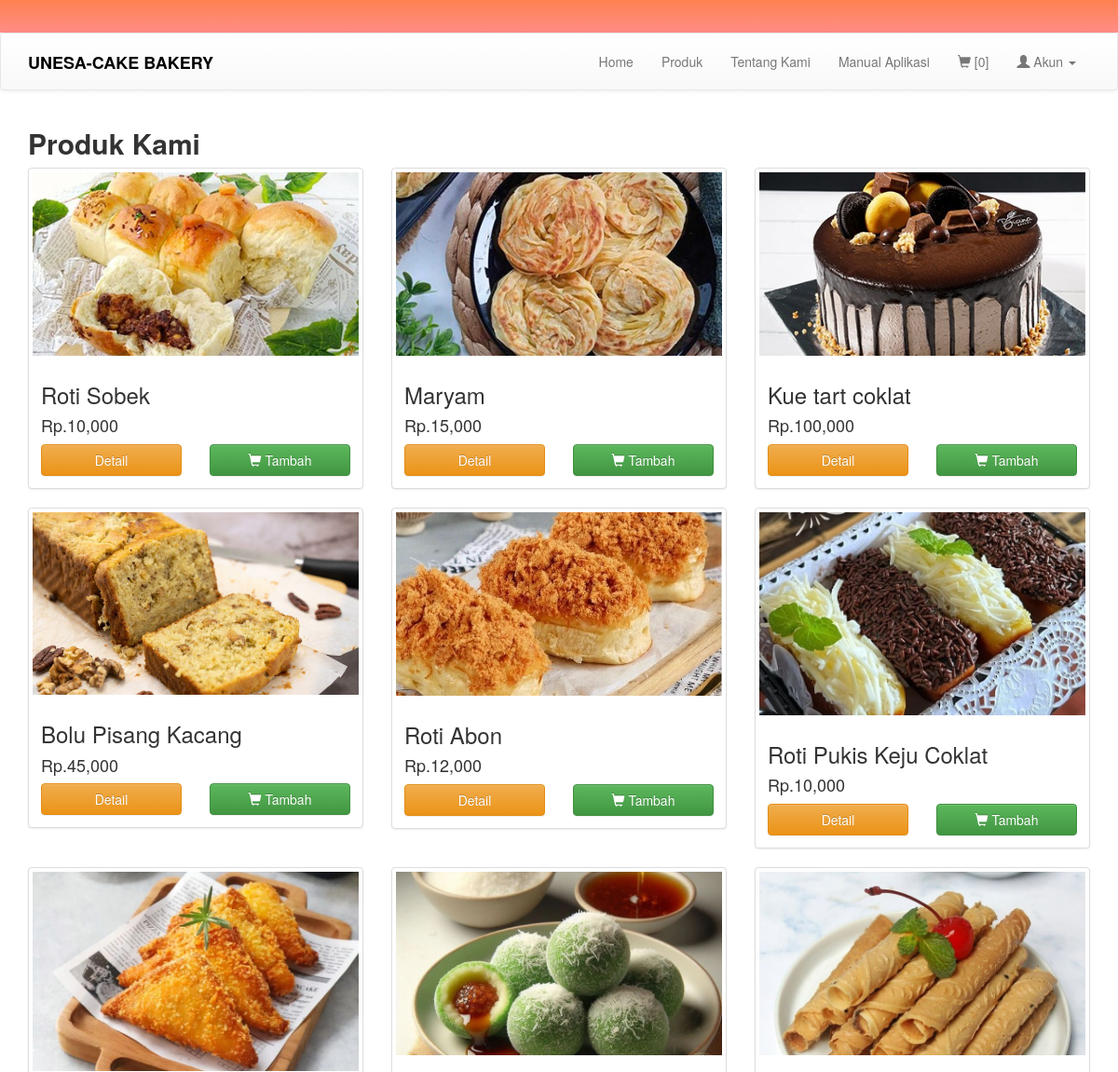
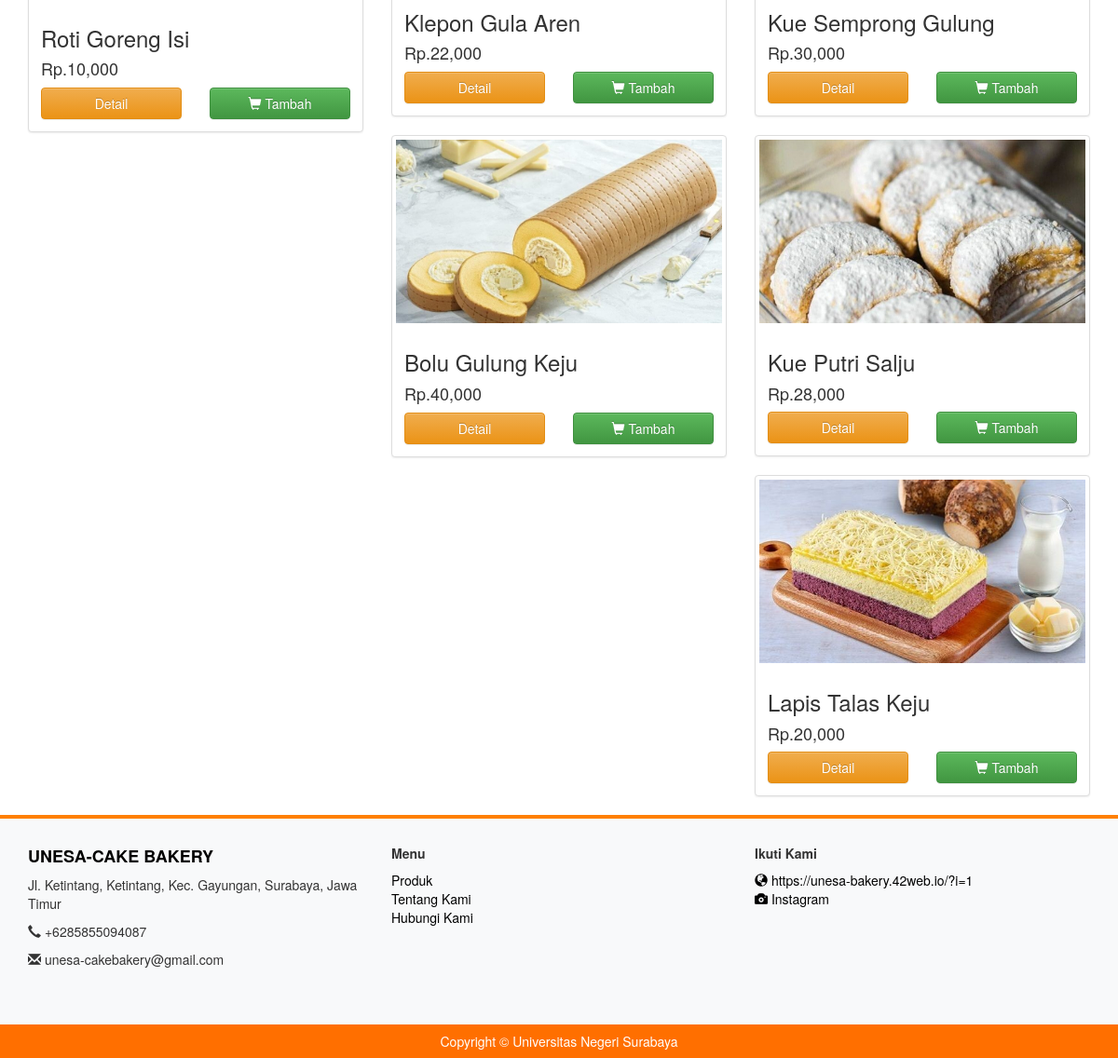
/produk.php, run on the app's committed database (2 pictures, top to bottom).
### tables this page shows
CREATE TABLE `produk` (
  `kode_produk` varchar(100) NOT NULL,
  `nama` varchar(100) NOT NULL,
  `image` text NOT NULL,
  `deskripsi` text NOT NULL,
  `harga` int(11) NOT NULL
);

### produk.php (the view)
<?php
	include 'header.php';
 ?>
<div class="container">
	<h2 style=" width: 100%; border-bottom: 4px solidhsl(21, 100.00%, 50.00%)"><b>Produk Kami</b></h2>
	<div class="row">
		<?php
		$result = mysqli_query($conn, "SELECT * FROM produk");
		while ($row = mysqli_fetch_assoc($result)) {
			?>
			<div class="col-sm-6 col-md-4">
				<div class="thumbnail">
					<img src="image/produk/<?= $row['image']; ?>" >
					<div class="caption">
						<h3><?= $row['nama'];  ?></h3>
						<h4>Rp.<?= number_format($row['harga']); ?></h4>
						<div class="row">
							<div class="col-md-6">
<a href="detail_produk.php?produk=<?= $row['kode_produk']; ?>" class="btn btn-warning btn-block">Detail</a>
							</div>
							<?php if(isset($_SESSION['kd_cs'])){ ?>
								<div class="col-md-6">
									<a href="proses/add.php?produk=<?= $row['kode_produk']; ?>&kd_cs=<?= $kode_cs; ?>&hal=1" class="btn btn-success btn-block" role="button"><i class="glyphicon glyphicon-shopping-cart"></i> Tambah</a>
								</div>
								<?php
							}
							else{
								?>
								<div class="col-md-6">
									<a href="keranjang.php" class="btn btn-success btn-block" role="button"><i class="glyphicon glyphicon-shopping-cart"></i> Tambah</a>
								</div>
								<?php
							}
							?>
						</div>
					</div>
				</div>
			</div>
			<?php
		}
		?>
	</div>
</div>
 <?php
	include 'footer.php';
 ?>

### header.php (shortened to what this page needs)
<?php
include 'koneksi/koneksi.php';
?>
<!DOCTYPE html>
<html>
<head>
	<link rel="stylesheet" type="text/css" href="css/bootstrap.min.css">
	<link rel="stylesheet" type="text/css" href="css/style.css">
	<link rel="stylesheet" type="text/css" href="css/bootstrap-theme.css">
</head>
</head>
<body>
	<div class="container-fluid">
  <div class="row top">
    <div class="running-text">
        <span>
        </span>
    </div>
  </div>
</div>
	<nav class="navbar navbar-default" style="padding: 5px;">
		<div class="container">
			<div class="navbar-header">
				<a class="navbar-brand" href="#" style="color:rgb(0, 0, 0)"><b>UNESA-CAKE BAKERY</b></a>
			</div>
			<div class="collapse navbar-collapse" id="bs-example-navbar-collapse-1">
				<ul class="nav navbar-nav navbar-right">
					<li><a href="index.php">Home</a></li>
					<li><a href="produk.php">Produk</a></li>
					<li><a href="about.php">Tentang Kami</a></li>
					<li><a href="manual.php">Manual Aplikasi</a></li>
					<?php
					if(isset($_SESSION['kd_cs'])){
					$kode_cs = $_SESSION['kd_cs'];
					$cek = mysqli_query($conn, "SELECT kode_produk from keranjang where kode_customer = '$kode_cs' ");
					$value = mysqli_num_rows($cek);
						?>
						<li><a href="keranjang.php"><i class="glyphicon glyphicon-shopping-cart"></i> <b>[ <?= $value ?> ]</b></a></li>
						<?php
					}else{
						echo "
						<li><a href='keranjang.php'><i class='glyphicon glyphicon-shopping-cart'></i> [0]</a></li>
						";
					}
					if(!isset($_SESSION['user'])){
						?>
						<li class="dropdown">
							<a href="#" class="dropdown-toggle" data-toggle="dropdown" role="button" aria-haspopup="true" aria-expanded="false"><i class="glyphicon glyphicon-user"></i>                                    Akun <span class="caret"></span></a>
						</li>
						<?php
					}
					?>
				</ul>
			</div>
		</div>
	</nav>

### footer.php (shortened to what this page needs)
<footer style="border-top: 4px solid rgb(255, 128, 0); background-color:#f8f9fa; padding-top:20px;">
    <div class="container" style="padding-bottom: 50px;">
        <div class="row">
            <div class="col-md-4 mb-3">
                <h4 style="color:rgb(0, 0, 0)"><b>UNESA-CAKE BAKERY</b></h4>
                <p>Jl. Ketintang, Ketintang, Kec. Gayungan, Surabaya, Jawa Timur</p>
                <p><i class="glyphicon glyphicon-earphone"></i> +6285855094087</p>
                <p><i class="glyphicon glyphicon-envelope"></i> unesa-cakebakery@gmail.com</p>
            </div>
            <div class="col-md-4 mb-3">
                <h5><b>Menu</b></h5>
                <ul style="list-style: none; padding: 0;">
                    <li><a href="#" style="color: #000; text-decoration: none;">Produk</a></li>
                    <li><a href="#" style="color: #000; text-decoration: none;">Tentang Kami</a></li>
                    <li><a href="#" style="color: #000; text-decoration: none;">Hubungi Kami</a></li>
                </ul>
            </div>
            <div class="col-md-4 mb-3">
                <h5><b>Ikuti Kami</b></h5>
                <p>
                    <a href="#" style="color: #000;"><i class="glyphicon glyphicon-globe"></i> https://unesa-bakery.42web.io/?i=1</a><br>
                    <a href="#" style="color: #000;"><i class="glyphicon glyphicon-camera"></i> Instagram</a><br>
                </p>
            </div>
        </div>
    </div>
    <div class="copy" style="background-color:rgb(255, 111, 0); padding: 8px; color: #fff; text-align: center;">
        <span>Copyright &copy; Universitas Negeri Surabaya</span>
    </div>
</footer>
</body>
</html>

### css/style.css (style rules this page uses)
body { margin:0; padding: 0; }
.top { background-color: #ff8d87; color: #fff; }

### header.php (style rules this page uses)
.running-text { background: linear-gradient(rgba(255,111,0,0.4), rgba(255,111,0,0)); color: white; height: 35px; line-height: 35px; overflow: hidden; white-space: nowrap; box-sizing: border-box; font-size: 14px; }
.running-text span { display: inline-block; padding-left: 100%; animation: marquee 15s linear infinite; }

### data on the page
produk: image (picture), nama "Roti Sobek", harga "10,000"
produk: image (picture), nama "Maryam", harga "15,000"
produk: image (picture), nama "Kue tart coklat", harga "100,000"
produk: image (picture), nama "Bolu Pisang Kacang", harga "45,000"
produk: image (picture), nama "Roti Abon", harga "12,000"
produk: image (picture), nama "Roti Pukis Keju Coklat", harga "10,000"
produk: image (picture), nama "Roti Goreng Isi", harga "10,000"
produk: image (picture), nama "Klepon Gula Aren", harga "22,000"
produk: image (picture), nama "Kue Semprong Gulung", harga "30,000"
produk: image (picture), nama "Bolu Gulung Keju", harga "40,000"
produk: image (picture), nama "Kue Putri Salju", harga "28,000"
produk: image (picture), nama "Lapis Talas Keju", harga "20,000"
